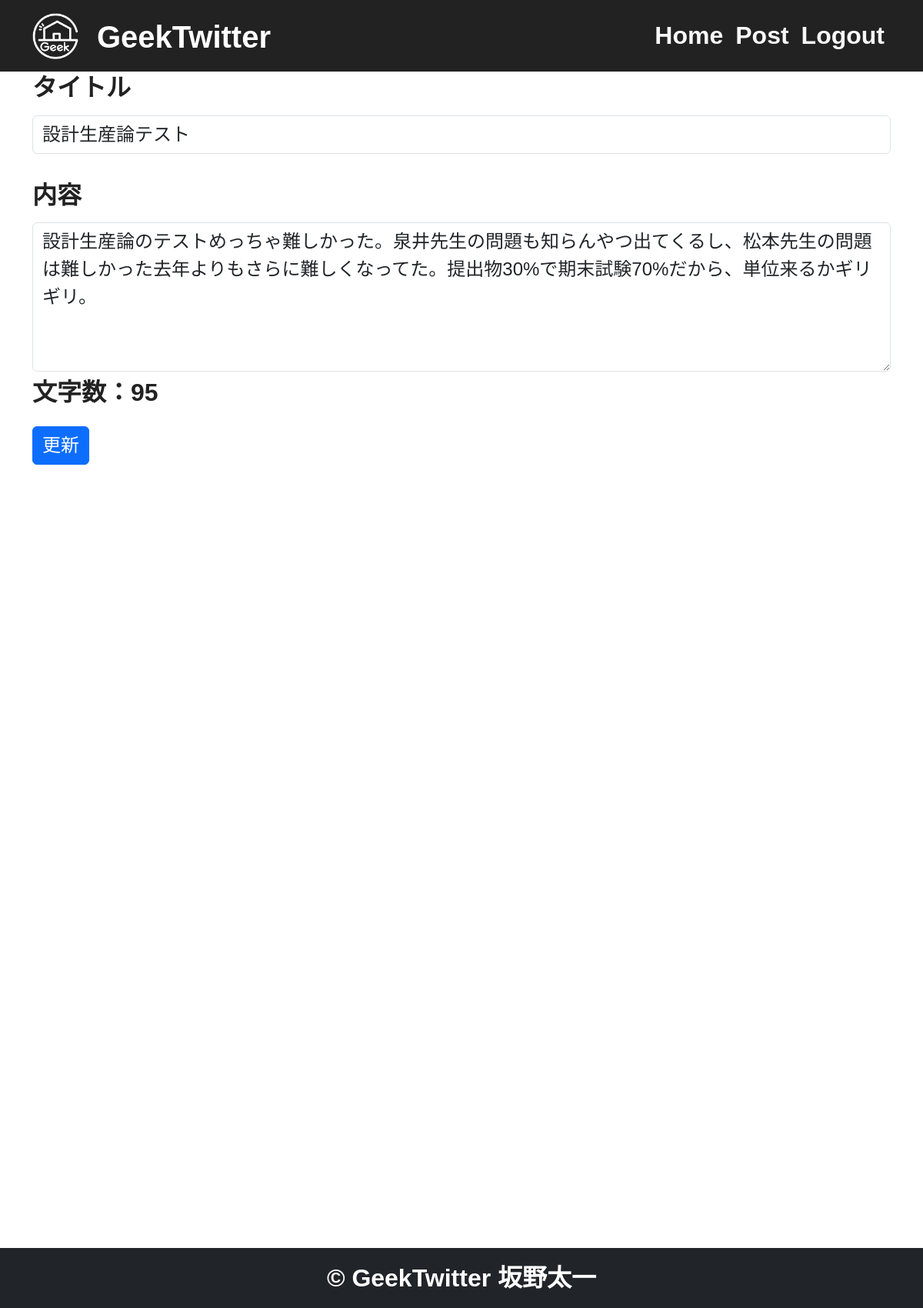
The page /8/update (signed in) on the database its author committed.
### app.py (models this page shows)
class Post(db.Model):
    id = db.Column(
        db.Integer, primary_key=True
    )  # primary_key : それぞれの投稿を判断する主Key
    title = db.Column(db.String(50), nullable=False)
    body = db.Column(db.String(400), nullable=False)
    created_at = db.Column(
        db.DateTime, nullable=False, default=datetime.now(pytz.timezone("Asia/Tokyo"))
    )

### app.py (the view, shortened to what this page needs)
@app.route("/<int:id>/update", methods=["GET", "POST"])
@login_required
def update(id):
    post = Post.query.get(id)  # 引数idでインスタンス化
    if request.method == "GET":
        length = len(post.body)
        return render_template("update.html", post=post, length=length)

### app.py (called while the page is built)
@login_manager.user_loader
def load_user(user_id):
    return User.query.get(int(user_id))

### templates/update.html (shortened to what this page needs)
{% extends "base.html" %}
{% block content %}
<div class="container">
    <form method="POST">
            <br><label for="title" class="form-label">タイトル</label>
            <input type="text" name="title" value="{{post.title}}" class="form-control" id="title">
            <br><label for="body" class="form-label">内容</label>
            <textarea name="body" class="form-control" id="body" rows="5" oninput="countCharacters()">{{post.body}}</textarea>
            <p class="counter">文字数：<span id="count">{{length}}</span></p>
        <button type="submit" class="btn btn-primary">更新</button>
    </form>
</div>
{% endblock %}

### templates/base.html (style rules this page uses)
* { box-sizing: border-box; }
:root { --primary: #0d6efd; --dark: rgb(34, 34, 34); --body: rgb(248, 248, 248); --box-shadow: 0 8px 22px rgba(0, 0, 0, 0.8); }
body { height: 1500px; margin-bottom: 200px; padding-bottom: 120px; padding-top: 5%; font-family: "Sora", sans-serif; line-height: 1.7; background: white; }
p { color: var(--dark); font-size: 150%; }
.form-label { font-size: 200%; font-weight: 700; color: var(--dark); text-shadow: 1px 1px 0 rgb(255, 255, 255), 1px -1px 0 rgb(255, 255, 255), -1px 1px 0 rgb(255, 255, 255), -1px -1px 0 rgb(255, 255, 255); }
.form-control { font-size: 150%; }
.counter { font-size: 200%; text-shadow: 1px 1px 0 rgb(255, 255, 255), 1px -1px 0 rgb(255, 255, 255), -1px 1px 0 rgb(255, 255, 255), -1px -1px 0 rgb(255, 255, 255); font-weight: 700; }
.btn { font-size: 150%; }

### rows shown on the page
Post: title "設計生産論テスト", body "設計生産論のテストめっちゃ難しかった。泉井先生の問題も知らんやつ出てくるし、松本先生の問題は難しかった去年よりもさらに難しくなってた。提出物30%で期末試験70%だから、単位来るかギリギリ。"

### other values the page prints
{{ length }} "95"
